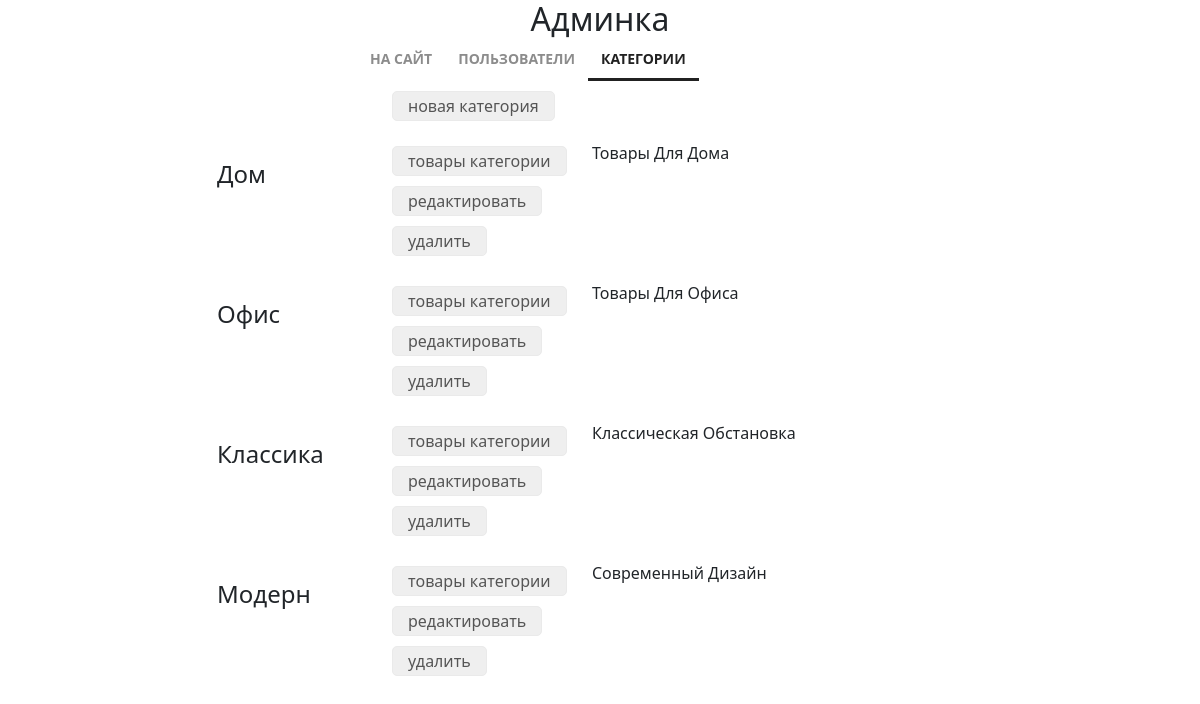
Page /control/categories/ (signed in) on the committed database.
### mainapp/models.py (models this page shows, shortened)
class ProductCategory(models.Model):
    name = models.CharField(max_length=255, unique=True, verbose_name='название')
    description = models.TextField(verbose_name='описание')
    is_active = models.BooleanField(default=True)
    class Meta:
        verbose_name = 'категория'
        verbose_name_plural = 'категории'
        ordering = ['-id',]

### adminapp/views.py (the view)
# urls.py: path('categories/', views.categories, name='category_list'),
@user_passes_test(lambda u: u.is_superuser)
def categories(request):
    context = {
        'object_list': ProductCategory.objects.all().order_by('-is_active')
    }
    return render(request, 'adminapp/categories.html', context)

### mainapp/context_processors.py (called while the page is built)
def basket(request):
    basket_items = []
    if request.user.is_authenticated:
        basket_items = Basket.objects.filter(user=request.user)
    return {
        'basket': basket_items,
    }

### adminapp/templates/adminapp/categories.html
{% extends 'adminapp/base.html' %}
{% load static %}
{% block content %}
  <div class="categories_list">
    <button class="new_category">
      <a href="{% url 'adminapp:category_create' %}">
        новая категория
      </a>
    </button>
    {% for object in object_list %}
      <div class="category_record {% if not object.is_active %}not_active{% endif %}">
        <div class="category_name">
          {{ object.name|title }}
        </div>
        <div class="category_actions">
          <button>
            <a href="{% url 'adminapp:product_list' object.pk %}">
              товары категории
            </a>
          </button>
          <button>
            <a href="{% url 'adminapp:category_update' object.pk %}">
              редактировать
            </a>
          </button>
          <button>
            <a href="{% url 'adminapp:category_delete' object.pk %}">
              {% if object.is_active %}
                удалить
              {% else %}
                восстановить
              {% endif %}
            </a>
          </button>
        </div>
        <div class="category_desc">
          {{ object.description|title }}
        </div>
      </div>
    {% endfor%}
  </div>
{% endblock %}

### static/mainapp/css/style.css (style rules this page uses)
* { margin: 0; padding: 0; }
body { font-family: 'Montserrat', sans-serif; }
html, body { height: 100%; }
.categories_list { margin-left: 150px; }
.categories_list .new_category { margin-left: 200px; }
.categories_list button { border: 1px solid #eaeaea; border-radius: 5px; height: 30px; margin: 5px auto; padding: 0 15px; }
.categories_list a { color: #555; text-decoration: none; }
.category_record { height: 125px; margin: 15px auto; position: relative; }
.categories_list .category_name { display: block; float: left; margin-top: 15px; margin-left: 25px; width: 150px; font-size: 150%; }
.category_record .category_actions { display: block; float: left; margin-top: 0px; margin-left: 25px; width: 175px; }
.category_record .category_desc { display: block; float: left; margin-top: 0px; margin-left: 25px; width: 300px; }

### rows in the picture
ProductCategory: name "Дом", is_active "удалить", description "Товары Для Дома"
ProductCategory: name "Офис", is_active "удалить", description "Товары Для Офиса"
ProductCategory: name "Классика", is_active "удалить", description "Классическая Обстановка"
ProductCategory: name "Модерн", is_active "удалить", description "Современный Дизайн"
